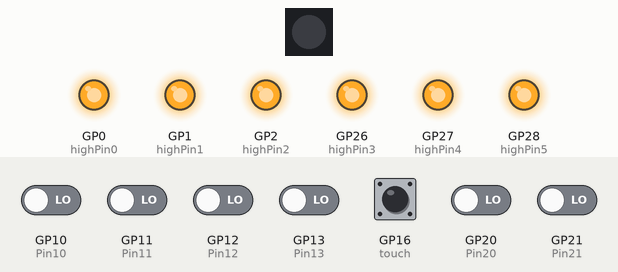
This program was run on a simulated Raspberry Pi Pico running CircuitPython. On the bench: 1 RGB LEDs in strip order, left to right, output pins drawn as LEDs (lit = HIGH). Inputs (shaded band) come from the test bench; at power-on: GP10 (Pin10), GP11 (Pin11), GP12 (Pin12), GP13 (Pin13), GP16 (touch), GP20 (Pin20), GP21 (Pin21) LOW. USB keyboard and mouse output is not drawn; touch pads read as touched when driven HIGH.

Above: at 3.6 s.
3.7 s: GP10 (Pin10) driven HIGH
At 4.9 s:
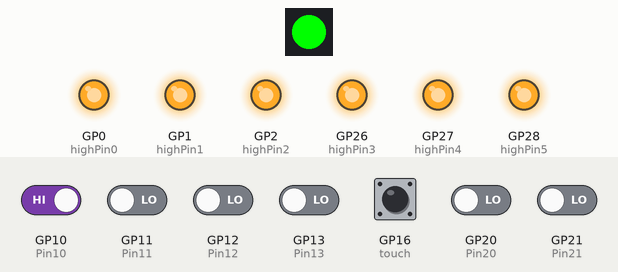
5.2 s: GP20 (Pin20) driven HIGH
At 5.9 s:
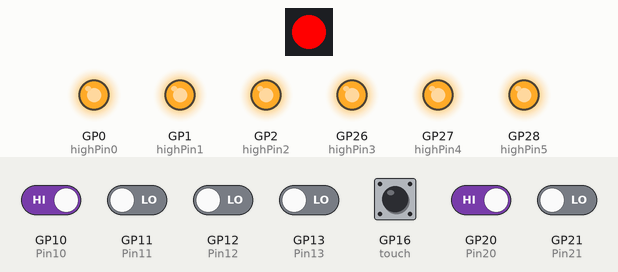
6.7 s: GP21 (Pin21) driven HIGH
At 7.3 s:
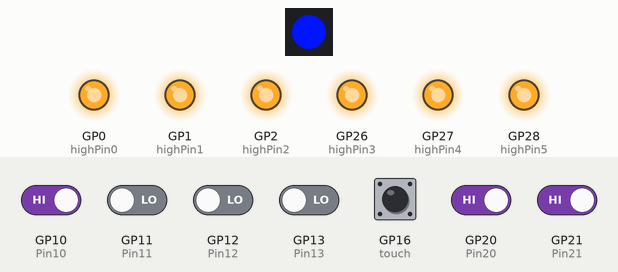
8.2 s: GP16 (touch) pulled HIGH for 0.15 s
At 8.28 s:
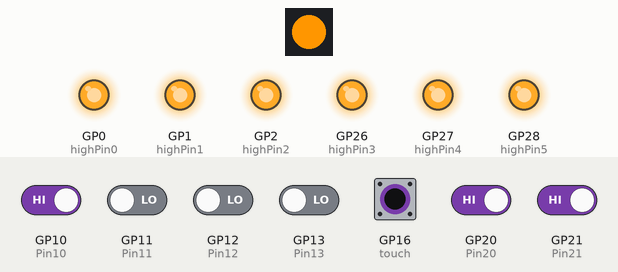
9.8 s: GP21 (Pin21) driven LOW
At 10.1 s:
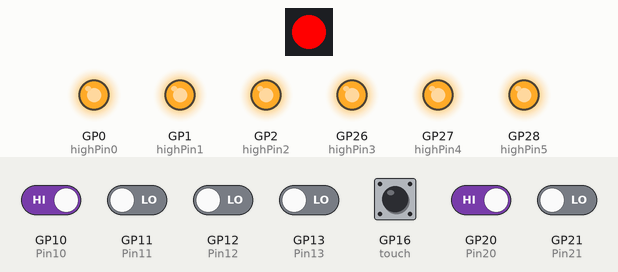
11.3 s: GP20 (Pin20) driven LOW
At 12.4 s:
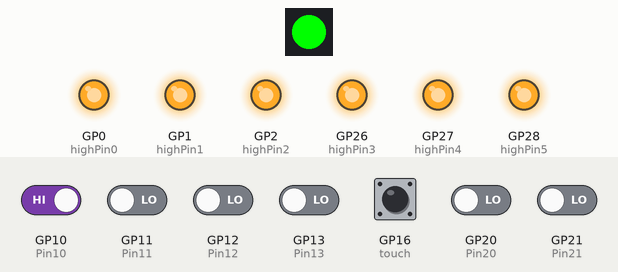
Timing chart, 0 to 13.8 s (numbered marks = the images above; inputs shaded):
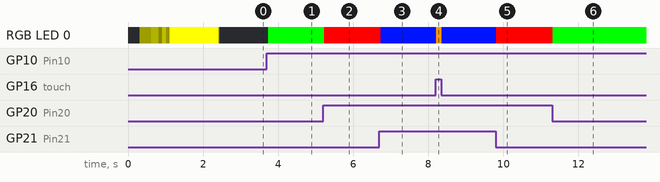

Measured:
- after the input at 3.7 s, RGB LED 0: off → RGB(0, 255, 0) at once
- after the input at 5.2 s, RGB LED 0: RGB(0, 255, 0) → RGB(255, 0, 0) at once
- after the input at 6.7 s, RGB LED 0: RGB(255, 0, 0) → RGB(0, 20, 255) at once
- after the input at 8.2 s, RGB LED 0: RGB(0, 20, 255) → RGB(255, 150, 0) at once, → RGB(0, 20, 255) 0.15 s later
- after the input at 9.8 s, RGB LED 0: RGB(0, 20, 255) → RGB(255, 0, 0) at once
- after the input at 11.3 s, RGB LED 0: RGB(255, 0, 0) → RGB(0, 255, 0) at once

The program:

code.py
```python
## ---- TINKERTANK FRISBEE ---- ##
## ------ standard code ------- ##

## ---- Imports ---- ##
import time
import board
import digitalio
import touchio
import usb_hid
import neopixel
from adafruit_hid.keyboard import Keyboard
from adafruit_hid.keycode import Keycode
from adafruit_hid.mouse import Mouse

## ---- Definitions ---- ##

pinValueOld = [0,0,0,0,0,0] # previous pinValues
pinValue = [0,0,0,0,0,0]    # sum of pinValue Readings
numReadings = 10			# number of readings before evaluating
threshold = 8    			# threshold to trigger key

RED = (255, 0, 0)
YELLOW = (255, 150, 0)
GREEN = (0, 255, 0)
BLUE = (0, 20, 255)
BLACK = (0,0,0)
pxColor = BLACK

Pin10= digitalio.DigitalInOut(board.GP10)
Pin10.direction=digitalio.Direction.INPUT

Pin11= digitalio.DigitalInOut(board.GP11)
Pin11.direction=digitalio.Direction.INPUT

Pin12= digitalio.DigitalInOut(board.GP12)
Pin12.direction=digitalio.Direction.INPUT

Pin13= digitalio.DigitalInOut(board.GP13)
Pin13.direction=digitalio.Direction.INPUT

Pin20= digitalio.DigitalInOut(board.GP20)
Pin20.direction=digitalio.Direction.INPUT

Pin21= digitalio.DigitalInOut(board.GP21)
Pin21.direction=digitalio.Direction.INPUT

pixels = neopixel.NeoPixel(board.GP14, 1, brightness=1, auto_write=False)


#touch
touch_pad = board.GP16
touch = touchio.TouchIn(touch_pad)

# all GPIOs to output high #

highPin0= digitalio.DigitalInOut(board.GP0)
highPin0.direction=digitalio.Direction.OUTPUT
highPin0.value = 1

highPin1= digitalio.DigitalInOut(board.GP1)
highPin1.direction=digitalio.Direction.OUTPUT
highPin1.value = 1

highPin2= digitalio.DigitalInOut(board.GP2)
highPin2.direction=digitalio.Direction.OUTPUT
highPin2.value = 1

highPin3= digitalio.DigitalInOut(board.GP26)
highPin3.direction=digitalio.Direction.OUTPUT
highPin3.value = 1

highPin4= digitalio.DigitalInOut(board.GP27)
highPin4.direction=digitalio.Direction.OUTPUT
highPin4.value = 1

highPin5= digitalio.DigitalInOut(board.GP28)
highPin5.direction=digitalio.Direction.OUTPUT
highPin5.value = 1

## startup animation
def startup(pc):
    for k in range(80):
        pixels[0] = (k,k*pc,0)
        time.sleep(0.01)
        pixels.show()

    pixels[0] = (10,10*pc,0)
    pixels.show()
    time.sleep(0.1)
    pixels[0] = (80,80*pc,0)
    pixels.show()
    time.sleep(0.1)
    pixels[0] = (20,20*pc,0)
    pixels.show()
    time.sleep(0.1)
    pixels[0] = (255,255*pc,0)
    pixels.show()
    time.sleep(1)
    for k in range(0, 255):
        pixels[0] = (255-k,(255-k)*pc,0)
        time.sleep(0.001)
        pixels.show()

try:
    keyboard_HID = Keyboard(usb_hid.devices)
    mouse_HID = Mouse(usb_hid.devices)
except:
    startup(0) #startup animation in yellow
else:
    startup(1) #startup animation in red


## functions ##

def sensePin(pin):    # digital Read pins and add to 'pinValue' variable
    global pinValue
    if pin == 0:
        pinValue[0] += Pin10.value
    elif pin == 1:
        pinValue[1] += Pin11.value
    elif pin == 2:
        pinValue[2] += Pin12.value
    elif pin == 3:
        pinValue[3] += Pin13.value
    elif pin == 4:
        pinValue[4] += Pin20.value
    elif pin == 5:
        pinValue[5] += Pin21.value

def evaluatePins():             # evaluate 'pinValue'
    for i in range(6):
        global pinValue, pinValueOld, pxColor

        # print (pinValue[i], end=" ")    	# print raw sum values for debugging
        if pinValue[i] > threshold:			# see if pinValue is higher than threshold
            pinValue[i] = 1
            if i < 4: pxColor = GREEN		#arrow keys: green
            elif i == 4: pxColor = RED
            elif i == 5: pxColor = BLUE

        else:
            pinValue[i] = 0 # not pressed

        if pinValueOld[i] < pinValue[i]:
            try:
                if i == 0: keyboard_HID.press(Keycode.UP_ARROW)
                elif i == 1: keyboard_HID.press(Keycode.LEFT_ARROW)
                elif i == 2: keyboard_HID.press(Keycode.RIGHT_ARROW)
                elif i == 3: keyboard_HID.press(Keycode.DOWN_ARROW)
                elif i == 4: mouse_HID.press(Mouse.LEFT_BUTTON)
                elif i == 5: keyboard_HID.press(Keycode.SPACEBAR)
            except:
                p = 0
            else:
                p = 0
        elif pinValueOld[i] > pinValue[i]:
            try:
                if i == 0: keyboard_HID.release(Keycode.UP_ARROW)
                elif i == 1: keyboard_HID.release(Keycode.LEFT_ARROW)
                elif i == 2: keyboard_HID.release(Keycode.RIGHT_ARROW)
                elif i == 3: keyboard_HID.release(Keycode.DOWN_ARROW)
                elif i == 4: mouse_HID.release(Mouse.LEFT_BUTTON)
                elif i == 5: keyboard_HID.release(Keycode.SPACEBAR)
            except:
                p = 0
            else:
                p = 0
        pinValueOld[i] = pinValue[i]		# save previous value
        pinValue[i] = 0   					# reset RawValue

def readTouchPoint():
    global touch, pxColor
    if touch.value:
        pxColor =(YELLOW)


## ---- Code ---- ##
while True:
    pxColor = BLACK

    for i in range(numReadings):	#read [10] times
        for j in range(6):
            sensePin(j)		# read all 6 Pins
        time.sleep(0.002)

    evaluatePins()
    readTouchPoint()

    pixels[0] = pxColor
    pixels.show()

    # print('')   #for debugging
```
